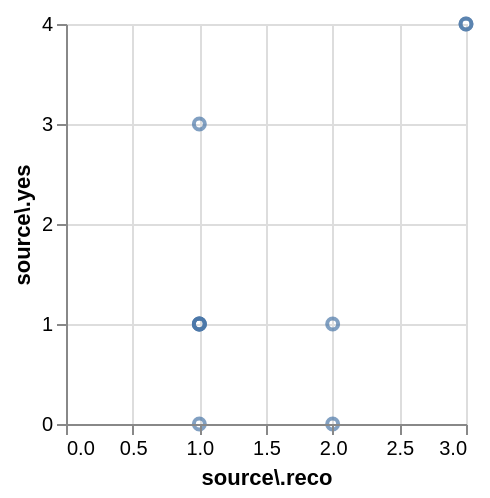

Describe this chart as a Vega-Lite specification.
### Vega specification from a JSON file in a GitHub repository (floating-point values rounded to 4 significant figures)
{"$schema": "https://vega.github.io/schema/vega/v5.json", "autosize": "pad", "padding": 5, "width": 200, "height": 200, "style": "cell", "data": [{"name": "source_0", "values": {"hits": {"hits": [{"source.reco": 2, "source.yes": 1}, {"source.reco": 3, "source.yes": 4}, {"source.reco": 2, "source.yes": 0}, {"source.reco": 1, "source.yes": 3}, {"source.reco": 3, "source.yes": 4}, {"source.reco": 1, "source.yes": 1}, {"source.reco": 1, "source.yes": 1}, {"source.reco": 1, "source.yes": 1}, {"source.reco": 1, "source.yes": 0}, {"source.reco": 1, "source.yes": 1}]}}, "format": {"property": "hits.hits"}}, {"name": "data_0", "source": "source_0", "transform": [{"type": "formula", "expr": "toNumber(datum[\"source.reco\"])", "as": "source.reco"}, {"type": "formula", "expr": "toNumber(datum[\"source.yes\"])", "as": "source.yes"}, {"type": "filter", "expr": "datum[\"source.reco\"] !== null && !isNaN(datum[\"source.reco\"]) && datum[\"source.yes\"] !== null && !isNaN(datum[\"source.yes\"])"}]}], "marks": [{"name": "marks", "type": "symbol", "style": ["point"], "from": {"data": "data_0"}, "encode": {"update": {"opacity": {"value": 0.7}, "fill": {"value": "transparent"}, "stroke": {"value": "#4c78a8"}, "tooltip": {"signal": "{\"source\\\\.reco\": format(datum[\"source.reco\"], \"\"), \"source\\\\.yes\": format(datum[\"source.yes\"], \"\")}"}, "x": {"scale": "x", "field": "source\\.reco"}, "y": {"scale": "y", "field": "source\\.yes"}}}}], "scales": [{"name": "x", "type": "linear", "domain": {"data": "data_0", "field": "source\\.reco"}, "range": [0, {"signal": "width"}], "nice": true, "zero": true}, {"name": "y", "type": "linear", "domain": {"data": "data_0", "field": "source\\.yes"}, "range": [{"signal": "height"}, 0], "nice": true, "zero": true}], "axes": [{"scale": "x", "orient": "bottom", "grid": false, "title": "source\\.reco", "labelFlush": true, "labelOverlap": true, "tickCount": {"signal": "ceil(width/40)"}, "zindex": 1}, {"scale": "x", "orient": "bottom", "gridScale": "y", "grid": true, "tickCount": {"signal": "ceil(width/40)"}, "domain": false, "labels": false, "maxExtent": 0, "minExtent": 0, "ticks": false, "zindex": 0}, {"scale": "y", "orient": "left", "grid": false, "title": "source\\.yes", "labelOverlap": true, "tickCount": {"signal": "ceil(height/40)"}, "zindex": 1}, {"scale": "y", "orient": "left", "gridScale": "x", "grid": true, "tickCount": {"signal": "ceil(height/40)"}, "domain": false, "labels": false, "maxExtent": 0, "minExtent": 0, "ticks": false, "zindex": 0}]}
